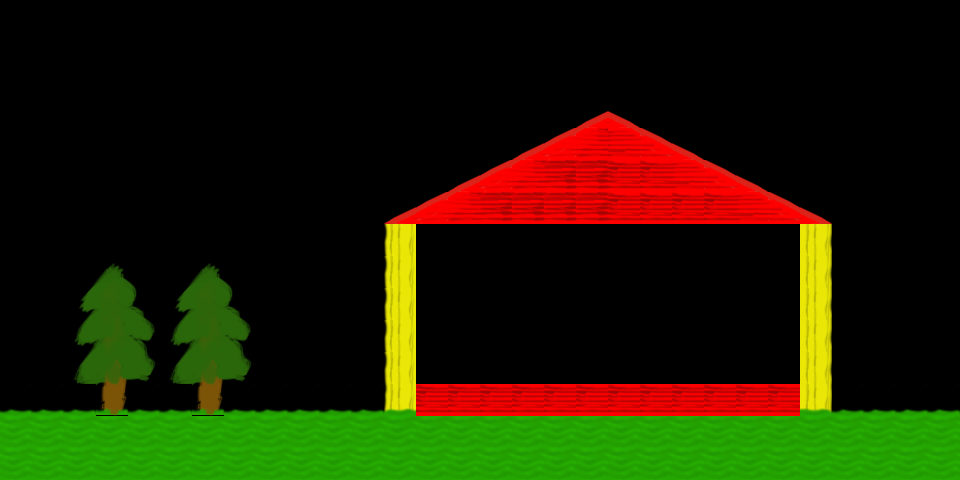

A 2D game scene composited from a Tiled map and its tileset images. What follows is a short description and the map's XML, with each tile layer's data collapsed to a summary:
An orthogonal 30x15 tile map with 32x32 px tiles, 1 tile layer (Tile Layer 1).

<map version="1.0" orientation="orthogonal" renderorder="right-down" width="30" height="15" tilewidth="32" tileheight="32">
 <tileset firstgid="1" name="child" tilewidth="32" tileheight="32">
  <image source="../tile/child.png" width="480" height="480" />
 </tileset>
 <layer name="Tile Layer 1" width="30" height="15">
  <data>[450 cells, 156 non-empty, 32 distinct tile ids]</data>
 </layer>
</map>